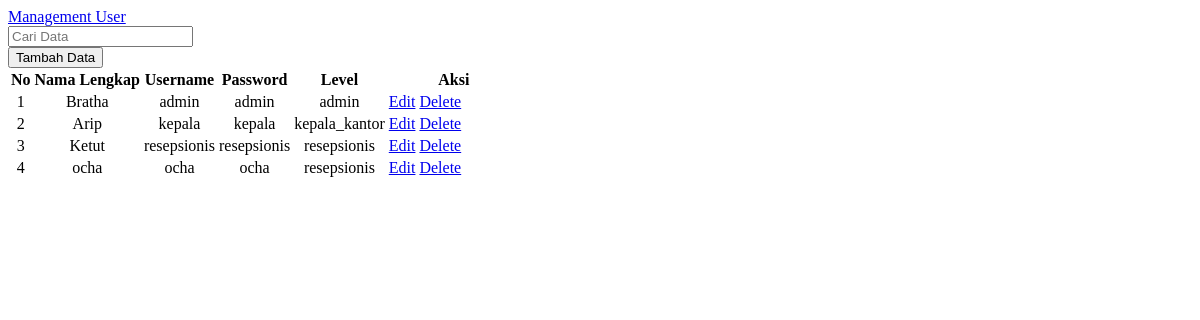
The app's page /content/user.php, older data.
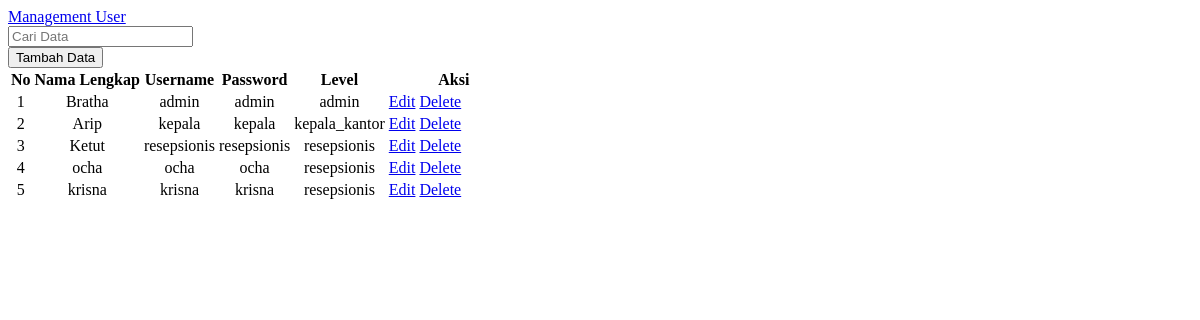
The same page, newer data.
### tables this page shows
CREATE TABLE `user` (
  `id_user` int(4) NOT NULL AUTO_INCREMENT,
  `username` varchar(50) NOT NULL,
  `password` varchar(50) NOT NULL,
  `fullname` varchar(50) NOT NULL,
  `level` varchar(50) NOT NULL,
  PRIMARY KEY (`id_user`)
);

### inc/fungsi.php (called while the page is built, shortened)
<?php
  class Koneksi
  {
  public function __construct(){
    $this->connect = new mysqli('localhost','root','','mail');
  }
  }
  class Fungsi extends Koneksi
  {
  public function view($query){
    $result = $this->connect->query($query);
    $rows = array();
    while ($row = $result->fetch_assoc()) {
      $rows[] = $row;
    }
    return $rows;
  }
}
?>

### content/user.php (the view, shortened to what this page needs)
<!DOCTYPE html>
<html>
  <head>
  </head>
  <body class="col-12">
    <div class="title-content">
      <a href="#">Management User</a>
    </div>
    <div class="containers sm-up-containers">
      <span class="col-6"><input id="search-data" type="text" name="" value="" placeholder="Cari Data"></span>
      <div class="col-6"><a href="?show=td-user"><button type="button" name="button" class="btn-add-data">Tambah Data</button></a></div>
    </div>
    <div class="containertbl sm-dwn-containers">
      <table class="col-12 table-data">
        <thead class="header-table-data">
          <tr>
            <th>No</th>
            <th>Nama Lengkap</th>
            <th>Username</th>
            <th>Password</th>
            <th>Level</th>
            <th style="width:130px;">Aksi</th>
          </tr>
        </thead>
        <?php
        include 'inc/fungsi.php';
        $query = "SELECT * FROM user";
        $no = 1;
        $fungsi = new Fungsi();
        $result= $fungsi->view($query);
        ?>
        <tbody  id="data-table">
          <?php foreach ($result as $key => $row) { ?>
          <tr>
            <td><center><?php echo $no++; ?></center></td>
            <td><center><?php echo $row['fullname']; ?></center></td>
            <td><center><?php echo $row['username']; ?></center></td>
            <td><center><?php echo $row['password']; ?></center></td>
            <td><center><?php echo $row['level'] ?></center></td>
            <td>
              <a class="btn-blu btn-aksi" href="index.php?show=u-user&id_user=<?php echo $row['id_user'] ?>">Edit</a>
              <a class="btn-red btn-aksi" href="inc/delete/d-user.php?id_user=<?php echo $row['id_user']; ?>">Delete</a>
            </td>
          </tr>
          <?php } ?>
        </tbody>
      </table>
    </div>
  </body>
</html>

Row changes from the older to the newer data that the page shows:
added user: fullname "krisna", username "krisna", password "krisna", level "resepsionis"
